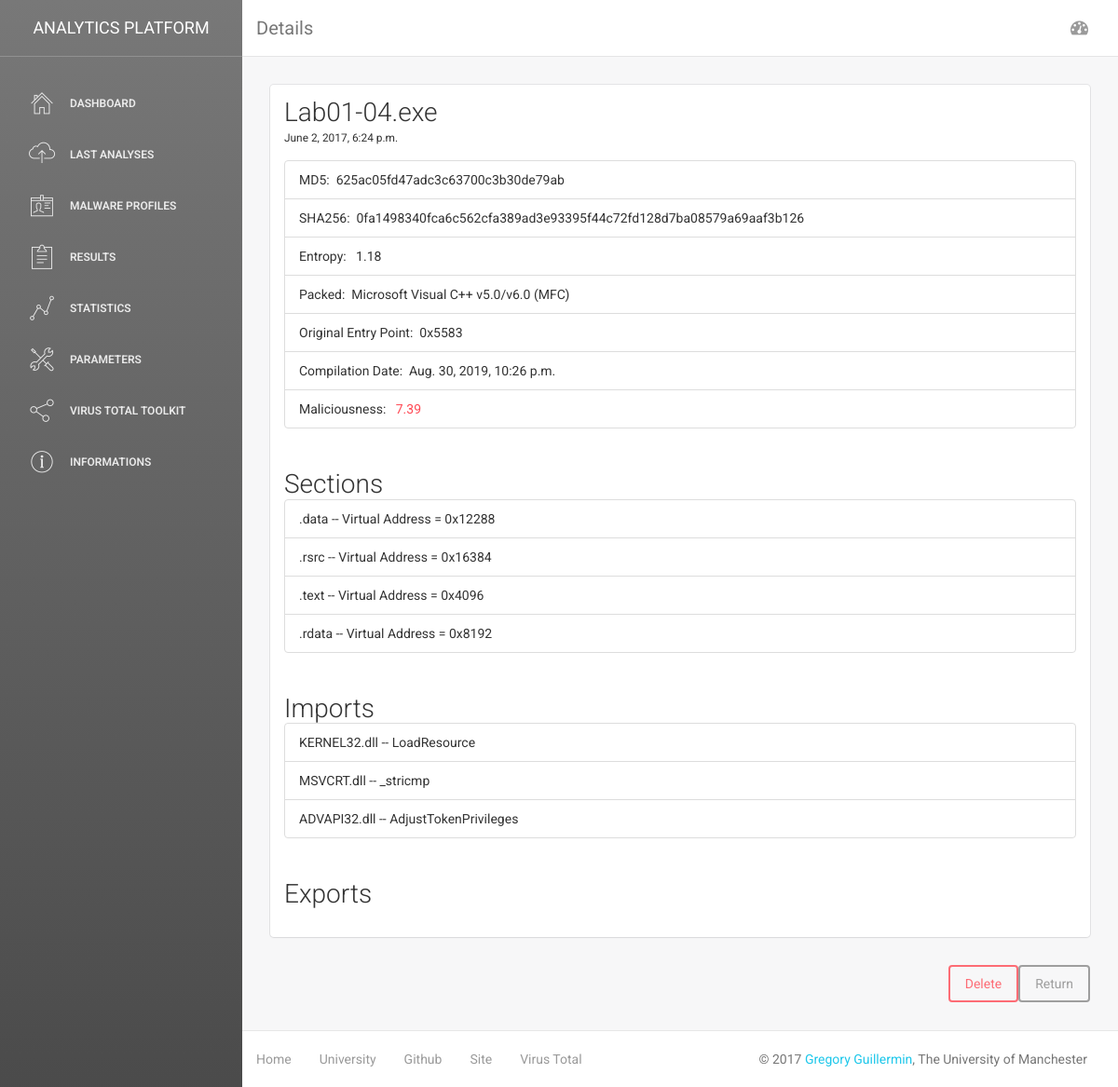
The app's page /files/details/625ac05fd47adc3c63700c3b30de79ab/ with its own data.
### classification/models.py (models this page shows, shortened)
class File(models.Model):
	name=models.CharField(max_length=150)
	md5=models.CharField(max_length=32, unique=True)
	sha=models.CharField(max_length=64)
	packer=models.CharField(max_length=250, null=True)
	compile_date=models.DateTimeField()
	added_date=models.DateTimeField(auto_now_add=True)
	maliciousness=models.DecimalField(max_digits=3, decimal_places=2, default=0)
	entropy=models.DecimalField(max_digits=4, decimal_places=2, default=0)
	oep=models.IntegerField(default=0)
	def isMalicious(self):
		return self.maliciousness>6
	isMalicious.boolean = True
	isMalicious.short_description = 'Is Malicious?'

class FileSection(models.Model):
	file=models.ForeignKey(File, on_delete=models.CASCADE)
	name=models.CharField(max_length=20)
	va=models.IntegerField(default=40000)

class FileImport(models.Model):
	file=models.ForeignKey(File, on_delete=models.CASCADE)
	dll=models.CharField(max_length=250)
	function=models.CharField(max_length=250)

### classification/views.py (the view)
# urls.py: url(r'^files/details/(?P<file_hash>[a-z0-9]{32})/$', views.fileDetails, name='fileDetails'),
def fileDetails(request, file_hash):
    file = File.objects.get(md5=file_hash)
    context={
    'title': "Details",
    'file': file,
    'sections': file.filesection_set.all(),
    'imports': file.fileimport_set.all(),
    'exports': file.fileexport_set.all(),
    'strings': file.filestrings_set.all()
    }
    return render(request, 'classification/fileDetails.html', context)

### classification/templates/classification/fileDetails.html (shortened to what this page needs)
{% extends 'classification/DashboardStruct.html' %}
{% block body %}
<div class="row">
	<div class="container-fluid">
		<div class="col-md-12">
			<div class="card">
				<div class="header">
					<h3 class="title">{{file.name}}</h3>
					<small>{{file.added_date}}</small>
				</div>
				<div class="content">
					<ul class="list-group">
						<li class="list-group-item">
						MD5:&nbsp;&nbsp;{{file.md5}}
						</li>
						<li class="list-group-item">
						SHA256:&nbsp;&nbsp;{{file.sha}}
						</li>
						<li class="list-group-item">
						Entropy:&nbsp;&nbsp; {{file.entropy}}
						</li>
						<li class="list-group-item">
						Packed:&nbsp;&nbsp;{{file.packer}}
						</li>
						<li class="list-group-item">
						Original Entry Point:&nbsp;&nbsp;0x{{file.oep}}
						</li>
						<li class="list-group-item">
						Compilation Date:&nbsp;&nbsp;{{file.compile_date}}
						</li>
						<li class="list-group-item">
						Maliciousness:&nbsp;&nbsp;
						{% if file.maliciousness > 6 %}
							<a class="text-danger" href="{% url 'classification:fileMaliciousness' file.md5 %}">
						{% elif file.maliciousness <= 6 and file.maliciousness >= 4 %}
							<a class="text-warning" href="{% url 'classification:fileMaliciousness' file.md5 %}">
						{% else %}
							<a class="text-success" href="{% url 'classification:fileMaliciousness' file.md5 %}">
						{% endif %}
							{{file.maliciousness}}
							</a>
						</li>
					</ul>
				</div>
				<div class="content">
					<h3 class="title">Sections</h3>
					<ul class="list-group">
					{% for s in sections %}
						<li class="list-group-item">
						{{s.name}} -- Virtual Address = 0x{{s.va}}
						</li>
					{% endfor %}
					</ul>
				</div>
				<div class="content">
					<h3 class="title">Imports</h3>
					<ul class="list-group">
					{% for i in imports %}
						<li class="list-group-item">
						{{i.dll}} -- {{i.function}}
						</li>
					{% endfor %}
					</ul>
				</div>
				<div class="content">
					<h3 class="title">Exports</h3>
				</div>
			</div>
				<div class="clearfix">
	    			<a href="{% url 'classification:index' %}"><button class="btn btn-default pull-right">Return</button></a>
	    			<a href="{% url 'classification:delFile' file.md5 %}"><button class="btn btn-danger pull-right">Delete</button></a>
				</div>
		</div>
	</div>
</div>
{% endblock %}

### records on screen
File: name "Lab01-04.exe", added_date "June 2, 2017, 6:24 p.m.", md5 "625ac05fd47adc3c63700c3b30de79ab", sha "0fa1498340fca6c562cfa389ad3e93395f44c72fd128d7ba08579a69aaf3b126", entropy "1.18", packer "Microsoft Visual C++ v5.0/v6.0 (MFC)", oep "5583", compile_date "Aug. 30, 2019, 10:26 p.m.", maliciousness "7.39"
FileSection: name ".data", va "12288"
FileSection: name ".rsrc", va "16384"
FileSection: name ".text", va "4096"
FileSection: name ".rdata", va "8192"
FileImport: dll "KERNEL32.dll", function "LoadResource"
FileImport: dll "MSVCRT.dll", function "_stricmp"
FileImport: dll "ADVAPI32.dll", function "AdjustTokenPrivileges"

### other values on screen
{{ title }} "Details"
